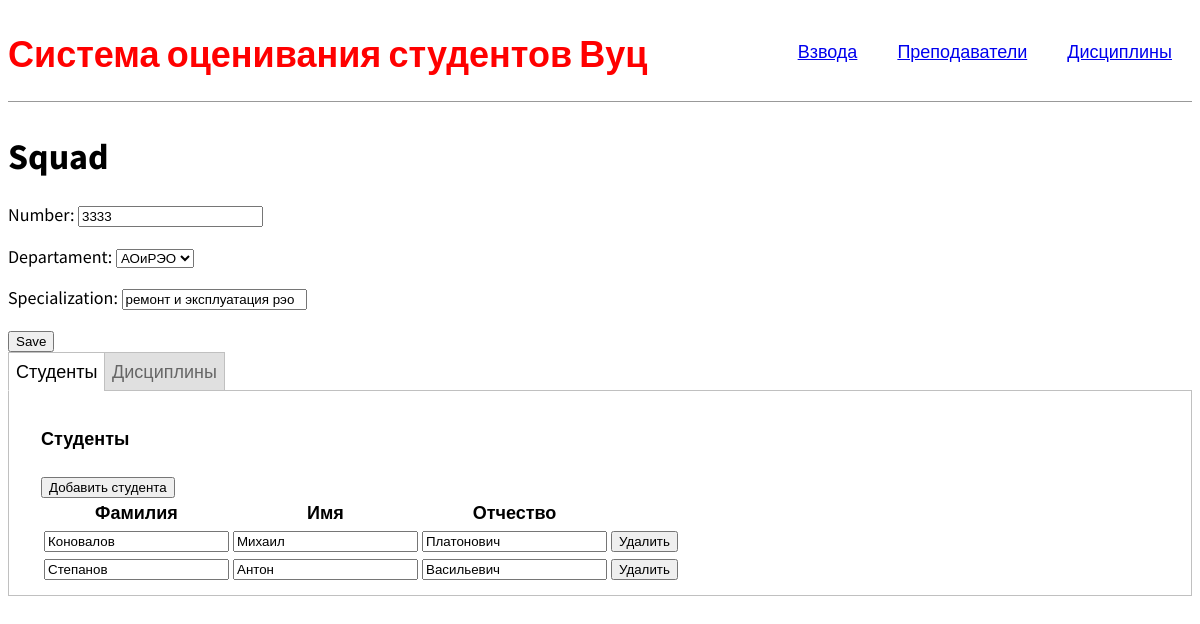
The app's page /squad-edit/1 with its own data.
### firstapp/models.py (models this page shows, shortened)
class SquadModel(models.Model):
    number = models.IntegerField(unique=True)
    departament = models.ForeignKey(to="DepartamentModel", on_delete=models.CASCADE)
    specialization = models.CharField(max_length=200)
    class Meta:
        ordering = ['number']

class StudentModel(models.Model):
    surname = models.CharField(max_length=80,verbose_name="фамилия")
    name = models.CharField(max_length=80, verbose_name='имя')
    patronymic = models.CharField(max_length=80, verbose_name='отчество')
    birthday = models.DateField(verbose_name='день рождения', default= django.utils.timezone.now())
    squad = models.ForeignKey(to="SquadModel", on_delete=models.CASCADE, verbose_name='номер взвода')
    class Meta:
        constraints = [
            models.UniqueConstraint(fields=['name', 'surname', 'patronymic'], name='unique fio student')
        ]
        ordering = ["surname", "name", "patronymic"]

### firstapp/views.py (the view, shortened to what this page needs)
# urls.py: re_path(r'^squad-edit/(?P<pk>\d+)$', SquadUpdateView.as_view(), name="squad-edit" ),
class SquadUpdateView(generic.UpdateView):
    model = SquadModel
    fields = ["number", "departament", "specialization"]
    def get_context_data(self, *args, **kwargs):
        context = super(SquadUpdateView, self).get_context_data(**kwargs)
        discipline = Discipline.objects.all()
        disiciplines = map(lambda x:x.name, discipline)
        context['disciplines'] =disiciplines
        return context

### firstapp/models.py (called while the page is built)
    def __str__(self):
        return self.short_name

### firstapp/templates/firstapp/squadmodel_form.html (shortened to what this page needs)
{% extends 'base.html' %}
{% block content %}
<h1>Squad</h1>
<form action="" method="post">{% csrf_token %}
    {{ form.as_p }}
    <input type="submit" value="Save"/>
    <div class="tabs">
        <label for="tab_1">Студенты</label>
        <label for="tab_2">Дисциплины</label>
        <div id="students">
            <div style="margin-left:20px;margin-top:20px">
                <h4>Студенты</h4>
                <button id="addstudent" type="button">Добавить студента</button>
                <table id="student_table">
                    <tbody>
                    <tr>
                        <th>Фамилия</th>
                        <th>Имя</th>
                        <th>Отчество</th>
                    </tr>
                    {% for student in squadmodel.studentmodel_set.all %}
                    <tr>
                        <td><input name="surname" type="text" value="{{student.surname}}"/></td>
                        <td><input name="name" type="text" value="{{student.name}}"/></td>
                        <td><input name="patronymic" type="text" value="{{student.patronymic}}"/></td>
                        <td>
                            <button class="delbtn" type="button">Удалить</button>
                        </td>
                    </tr>
                    {% endfor %}
                    </tbody>
                </table>
            </div>
        </div>
    </div>
</form>
{% endblock content %}

### static/css/style.css (style rules this page uses)
body { font-family: 'Source Sans Pro', sans-serif; font-size: 18px; }

### firstapp/templates/firstapp/squadmodel_form.html (style rules this page uses)
.tabs { width: 100%; padding: 0px; margin: 0 auto; }
.tabs>div { display: none; padding: 12px; border: 1px solid #C0C0C0; background: #FFFFFF; }
.tabs>label { display: inline-block; padding: 7px; margin: 0 -5px -1px 0; text-align: center; color: #666666; border: 1px solid #C0C0C0; background: #E0E0E0; cursor: pointer; }
.tabs>input:checked + label { color: #000000; border: 1px solid #C0C0C0; border-bottom: 1px solid #FFFFFF; background: #FFFFFF; }
#tab_1:checked ~ #students, #tab_2:checked ~ #disciplines { display: block; }

### records on screen
SquadModel: number "3333", departament "АОиРЭО", specialization "ремонт и эксплуатация рэо"
StudentModel: surname "Коновалов", name "Михаил", patronymic "Платонович"
StudentModel: surname "Степанов", name "Антон", patronymic "Васильевич"
